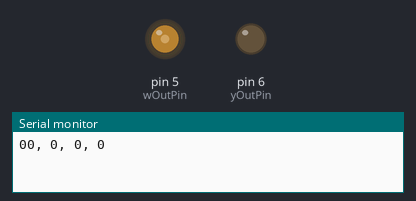
A sketch run on a simulated Arduino Uno, built with avr-gcc and run on an emulated ATmega328P. Parts: output pins drawn as LEDs (lit = HIGH), the last lines printed to the serial monitor.

Above: at 0.1 s.
At 4.25 s:
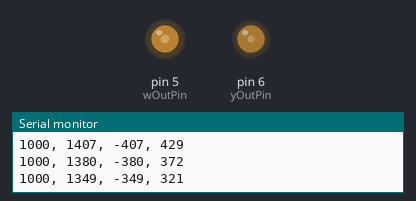
At 10.3 s:
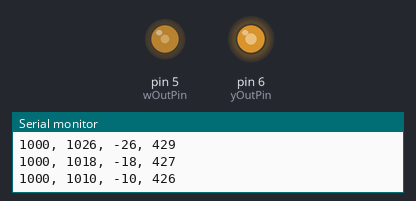
At 17.7 s:
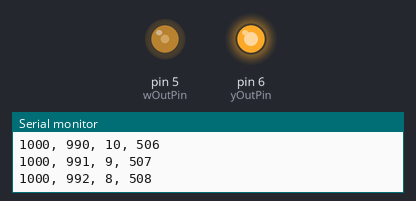
Timing chart, 0 to 19.2 s (numbered marks = the images above):
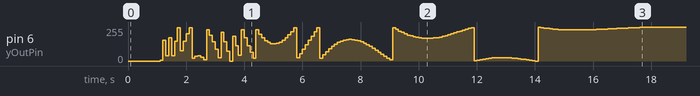

Measured:
- by itself, pin 6 (yOutPin): 0/255 → 7/255 at 1.1 s, → 156/255 0.10 s later, → 41/255 0.10 s later, → 173/255 0.10 s later, … (157 changes in this stretch)

The sketch:

digital-control-loop.ino
```cpp
int w = 0;
int e = 0;
int e_alt = 0;
int y = 0;
int y_alt = 0;
int x = 0;
int x_alt = 0;
int wOutPin = 5;
int wInPin = A0;
int yOutPin = 6; // Pin muss PWM unterstützen
int xInPin = A1;
int t_alt;
int rechenzeit;

bool stepped = 0;

// Abtastzeit
float ta = 0.1;
int K = 2;

// Parameter der simulierten Strecke
int t1 = 2;

// Koeffizienten des PI-Reglers
// Mit Simulink PID Tuner bestimmt
float Kp = 0.185457514040232;
float Ki = 1.55640804377475;
// Rechteckregel:
// float c1 = Kp;
// float c2 = Kp-Ki*ta;
// Trapezregel:
float c1 = Kp+(Ki*ta)/2;
float c2 = Kp-(Ki*ta)/2;

void setup() {
  Serial.begin(9600);
  pinMode(wInPin, INPUT);
  pinMode(wOutPin, OUTPUT);
  pinMode(xInPin, INPUT);
  pinMode(yOutPin, OUTPUT);
  analogWrite(wOutPin, 100);
}

void loop() {
  // aktuelle Zeit speichern
  t_alt = millis();

  // Sollgröße messen
  // w = analogRead(wInPin);
  // Sollgröße vorgeben

  // Serial.print("w ");

  if(millis()<=1000)
  {
    Serial.print(0);
  }
  else if(millis()>1000 && !stepped)
  {
    // digitalWrite(wOutPin,HIGH);
    // y ist durch den DAC begrenzt, also darf w nicht allzu groß sein
    // analogWrite(wOutPin,128);
    // w = analogRead(wInPin);
    stepped = true;
  } else {
    w = 1000;//analogRead(wInPin);
  }

  Serial.print(w);

  // Stellgröße messen
  // x = analogRead(xInPin);

  // simulierte Strecke: PT1-Algorithmus
  x_alt = x;
  x = (t1/(t1+ta))*x_alt+K*(ta/(t1+ta))*y;
  //  x = 0.8*x_alt+0.2*y;

  // Serial.print(", x ");
  Serial.print(", ");
  Serial.print(x);

  // Stellfehler berechnen
  e_alt = e;
  e = w - x;
  // Serial.print(", e ");
  Serial.print(", ");
  Serial.print(e);

  // ACHTUNG: Der Arduino-eigene DAC kann nur positive Werte für y ausgeben!
  // Dies macht ein direktes Regeln unmöglich

  // Regler: PI-Algorithmus, um Stellgröße zu berechnen
  y_alt = y;
  y = y_alt + c1*e - c2*e_alt;

  // Wenn man nur die Strecke betrachten möchte
  // y = w;

  // Serial.print(", y ");
  Serial.print(", ");
  Serial.println(y);

  // Stellgröße ausgeben
  analogWrite(yOutPin, y);

  // warten, bis TA vergangen ist
  rechenzeit = millis() - t_alt;
  //Serial.println(rechenzeit);
  delay(100-rechenzeit);
}
```
